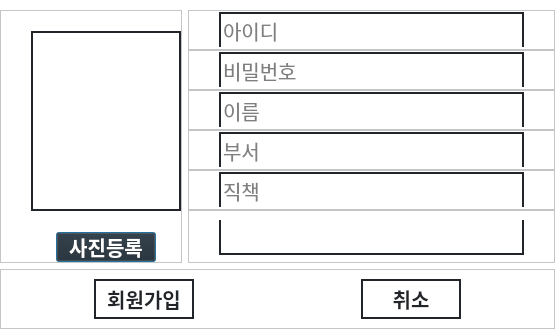
<?xml version="1.0" encoding="UTF-8"?>
<ui version="4.0">
 <class>Dialog</class>
 <widget class="QDialog" name="Dialog">
  <property name="geometry">
   <rect>
    <x>0</x>
    <y>0</y>
    <width>555</width>
    <height>329</height>
   </rect>
  </property>
  <property name="windowTitle">
   <string>Dialog</string>
  </property>
  <property name="styleSheet">
   <string notr="true">font-family: Pretendard;
background-color: rgb(255, 255, 255);</string>
  </property>
  <layout class="QVBoxLayout" name="verticalLayout_2">
   <property name="spacing">
    <number>6</number>
   </property>
   <property name="leftMargin">
    <number>0</number>
   </property>
   <property name="topMargin">
    <number>0</number>
   </property>
   <property name="rightMargin">
    <number>0</number>
   </property>
   <property name="bottomMargin">
    <number>0</number>
   </property>
   <item>
    <widget class="QWidget" name="widget_2" native="true">
     <layout class="QHBoxLayout" name="horizontalLayout_8">
      <property name="leftMargin">
       <number>0</number>
      </property>
      <property name="topMargin">
       <number>10</number>
      </property>
      <property name="rightMargin">
       <number>0</number>
      </property>
      <property name="bottomMargin">
       <number>0</number>
      </property>
      <item>
       <widget class="QFrame" name="frame">
        <property name="frameShape">
         <enum>QFrame::StyledPanel</enum>
        </property>
        <property name="frameShadow">
         <enum>QFrame::Raised</enum>
        </property>
        <layout class="QVBoxLayout" name="verticalLayout_4">
         <property name="spacing">
          <number>0</number>
         </property>
         <property name="leftMargin">
          <number>30</number>
         </property>
         <property name="topMargin">
          <number>0</number>
         </property>
         <property name="rightMargin">
          <number>0</number>
         </property>
         <property name="bottomMargin">
          <number>0</number>
         </property>
         <item alignment="Qt::AlignHCenter">
          <widget class="QFrame" name="verticalFrame">
           <property name="minimumSize">
            <size>
             <width>0</width>
             <height>0</height>
            </size>
           </property>
           <layout class="QVBoxLayout" name="verticalLayout_7">
            <property name="spacing">
             <number>20</number>
            </property>
            <property name="leftMargin">
             <number>0</number>
            </property>
            <property name="topMargin">
             <number>0</number>
            </property>
            <property name="rightMargin">
             <number>0</number>
            </property>
            <property name="bottomMargin">
             <number>0</number>
            </property>
            <item alignment="Qt::AlignHCenter|Qt::AlignVCenter">
             <widget class="QLabel" name="lb_profile_img">
              <property name="minimumSize">
               <size>
                <width>150</width>
                <height>180</height>
               </size>
              </property>
              <property name="styleSheet">
               <string notr="true">border: 2px solid #212529;</string>
              </property>
              <property name="text">
               <string/>
              </property>
             </widget>
            </item>
           </layout>
          </widget>
         </item>
         <item alignment="Qt::AlignHCenter">
          <widget class="QPushButton" name="pb_regist_img">
           <property name="sizePolicy">
            <sizepolicy hsizetype="Expanding" vsizetype="Minimum">
             <horstretch>0</horstretch>
             <verstretch>0</verstretch>
            </sizepolicy>
           </property>
           <property name="minimumSize">
            <size>
             <width>100</width>
             <height>30</height>
            </size>
           </property>
           <property name="maximumSize">
            <size>
             <width>16777215</width>
             <height>30</height>
            </size>
           </property>
           <property name="styleSheet">
            <string notr="true">background:  #212529;
    color: #ffffff;
    font-weight: 500;
 border-radius: 0.5rem;
    font-size: 20px;</string>
           </property>
           <property name="text">
            <string>사진등록</string>
           </property>
          </widget>
         </item>
        </layout>
       </widget>
      </item>
      <item>
       <widget class="QWidget" name="widget" native="true">
        <layout class="QVBoxLayout" name="verticalLayout">
         <property name="spacing">
          <number>0</number>
         </property>
         <property name="leftMargin">
          <number>0</number>
         </property>
         <property name="topMargin">
          <number>0</number>
         </property>
         <property name="rightMargin">
          <number>0</number>
         </property>
         <property name="bottomMargin">
          <number>0</number>
         </property>
         <item>
          <widget class="QFrame" name="frame_2">
           <property name="minimumSize">
            <size>
             <width>0</width>
             <height>40</height>
            </size>
           </property>
           <property name="frameShape">
            <enum>QFrame::StyledPanel</enum>
           </property>
           <property name="frameShadow">
            <enum>QFrame::Raised</enum>
           </property>
           <layout class="QVBoxLayout" name="verticalLayout_5">
            <property name="spacing">
             <number>0</number>
            </property>
            <property name="leftMargin">
             <number>30</number>
            </property>
            <property name="topMargin">
             <number>0</number>
            </property>
            <property name="rightMargin">
             <number>30</number>
            </property>
            <property name="bottomMargin">
             <number>0</number>
            </property>
            <item>
             <widget class="QLineEdit" name="le_id">
              <property name="minimumSize">
               <size>
                <width>0</width>
                <height>35</height>
               </size>
              </property>
              <property name="styleSheet">
               <string notr="true">QLineEdit{
border: none; 
border-top: 2px solid #212529;
border-left: 2px solid #212529;
border-right: 2px solid #212529;
background-color: transparent;
font-size: 20px;
}
</string>
              </property>
              <property name="text">
               <string/>
              </property>
              <property name="placeholderText">
               <string>아이디</string>
              </property>
             </widget>
            </item>
           </layout>
          </widget>
         </item>
         <item>
          <widget class="QFrame" name="frame_3">
           <property name="minimumSize">
            <size>
             <width>0</width>
             <height>40</height>
            </size>
           </property>
           <property name="frameShape">
            <enum>QFrame::StyledPanel</enum>
           </property>
           <property name="frameShadow">
            <enum>QFrame::Raised</enum>
           </property>
           <layout class="QVBoxLayout" name="verticalLayout_6">
            <property name="spacing">
             <number>0</number>
            </property>
            <property name="leftMargin">
             <number>30</number>
            </property>
            <property name="topMargin">
             <number>0</number>
            </property>
            <property name="rightMargin">
             <number>30</number>
            </property>
            <property name="bottomMargin">
             <number>0</number>
            </property>
            <item>
             <widget class="QLineEdit" name="le_pw">
              <property name="minimumSize">
               <size>
                <width>0</width>
                <height>35</height>
               </size>
              </property>
              <property name="styleSheet">
               <string notr="true">QLineEdit{
border: none; 
border-top: 2px solid #212529;
border-left: 2px solid #212529;
border-right: 2px solid #212529;
background-color: transparent;
font-size: 20px;
}
</string>
              </property>
              <property name="text">
               <string/>
              </property>
              <property name="placeholderText">
               <string>비밀번호</string>
              </property>
             </widget>
            </item>
           </layout>
          </widget>
         </item>
         <item>
          <widget class="QFrame" name="frame_5">
           <property name="minimumSize">
            <size>
             <width>0</width>
             <height>40</height>
            </size>
           </property>
           <property name="frameShape">
            <enum>QFrame::StyledPanel</enum>
           </property>
           <property name="frameShadow">
            <enum>QFrame::Raised</enum>
           </property>
           <layout class="QHBoxLayout" name="horizontalLayout">
            <property name="spacing">
             <number>0</number>
            </property>
            <property name="leftMargin">
             <number>30</number>
            </property>
            <property name="topMargin">
             <number>0</number>
            </property>
            <property name="rightMargin">
             <number>30</number>
            </property>
            <property name="bottomMargin">
             <number>0</number>
            </property>
            <item>
             <widget class="QLineEdit" name="le_name">
              <property name="minimumSize">
               <size>
                <width>0</width>
                <height>35</height>
               </size>
              </property>
              <property name="styleSheet">
               <string notr="true">QLineEdit{
border: none; 
border-top: 2px solid #212529;
border-left: 2px solid #212529;
border-right: 2px solid #212529;
background-color: transparent;
font-size: 20px;
}
</string>
              </property>
              <property name="text">
               <string/>
              </property>
              <property name="placeholderText">
               <string>이름</string>
              </property>
             </widget>
            </item>
           </layout>
          </widget>
         </item>
         <item>
          <widget class="QFrame" name="frame_7">
           <property name="minimumSize">
            <size>
             <width>0</width>
             <height>40</height>
            </size>
           </property>
           <property name="frameShape">
            <enum>QFrame::StyledPanel</enum>
           </property>
           <property name="frameShadow">
            <enum>QFrame::Raised</enum>
           </property>
           <layout class="QHBoxLayout" name="horizontalLayout_6">
            <property name="spacing">
             <number>0</number>
            </property>
            <property name="leftMargin">
             <number>30</number>
            </property>
            <property name="topMargin">
             <number>0</number>
            </property>
            <property name="rightMargin">
             <number>30</number>
            </property>
            <property name="bottomMargin">
             <number>0</number>
            </property>
            <item>
             <widget class="QLineEdit" name="le_depart">
              <property name="minimumSize">
               <size>
                <width>0</width>
                <height>35</height>
               </size>
              </property>
              <property name="styleSheet">
               <string notr="true">QLineEdit{
border: none; 
border-top: 2px solid #212529;
border-left: 2px solid #212529;
border-right: 2px solid #212529;
background-color: transparent;
font-size: 20px;
}
</string>
              </property>
              <property name="text">
               <string/>
              </property>
              <property name="placeholderText">
               <string>부서</string>
              </property>
             </widget>
            </item>
           </layout>
          </widget>
         </item>
         <item>
          <widget class="QFrame" name="frame_8">
           <property name="minimumSize">
            <size>
             <width>0</width>
             <height>40</height>
            </size>
           </property>
           <property name="frameShape">
            <enum>QFrame::StyledPanel</enum>
           </property>
           <property name="frameShadow">
            <enum>QFrame::Raised</enum>
           </property>
           <layout class="QHBoxLayout" name="horizontalLayout_7">
            <property name="spacing">
             <number>0</number>
            </property>
            <property name="leftMargin">
             <number>30</number>
            </property>
            <property name="topMargin">
             <number>0</number>
            </property>
            <property name="rightMargin">
             <number>30</number>
            </property>
            <property name="bottomMargin">
             <number>0</number>
            </property>
            <item>
             <widget class="QLineEdit" name="le_position">
              <property name="minimumSize">
               <size>
                <width>0</width>
                <height>35</height>
               </size>
              </property>
              <property name="styleSheet">
               <string notr="true">QLineEdit{
border: none; 
border-top: 2px solid #212529;
border-left: 2px solid #212529;
border-right: 2px solid #212529;
background-color: transparent;
font-size: 20px;
}
</string>
              </property>
              <property name="text">
               <string/>
              </property>
              <property name="placeholderText">
               <string>직책</string>
              </property>
             </widget>
            </item>
           </layout>
          </widget>
         </item>
         <item>
          <widget class="QFrame" name="frame_6">
           <property name="minimumSize">
            <size>
             <width>0</width>
             <height>45</height>
            </size>
           </property>
           <property name="maximumSize">
            <size>
             <width>16777215</width>
             <height>16777215</height>
            </size>
           </property>
           <property name="frameShape">
            <enum>QFrame::StyledPanel</enum>
           </property>
           <property name="frameShadow">
            <enum>QFrame::Raised</enum>
           </property>
           <layout class="QHBoxLayout" name="horizontalLayout_4">
            <property name="leftMargin">
             <number>30</number>
            </property>
            <property name="rightMargin">
             <number>30</number>
            </property>
            <item>
             <widget class="QListWidget" name="lw_msg">
              <property name="minimumSize">
               <size>
                <width>0</width>
                <height>35</height>
               </size>
              </property>
              <property name="styleSheet">
               <string notr="true">border-bottom: 2px solid #212529;
border-left: 2px solid #212529;
border-right: 2px solid #212529;
background-color: transparent;</string>
              </property>
              <property name="frameShape">
               <enum>QFrame::NoFrame</enum>
              </property>
              <property name="frameShadow">
               <enum>QFrame::Plain</enum>
              </property>
             </widget>
            </item>
           </layout>
          </widget>
         </item>
        </layout>
       </widget>
      </item>
     </layout>
    </widget>
   </item>
   <item>
    <widget class="QFrame" name="frame_4">
     <property name="frameShape">
      <enum>QFrame::StyledPanel</enum>
     </property>
     <property name="frameShadow">
      <enum>QFrame::Raised</enum>
     </property>
     <layout class="QHBoxLayout" name="horizontalLayout_2">
      <property name="spacing">
       <number>0</number>
      </property>
      <property name="leftMargin">
       <number>9</number>
      </property>
      <property name="topMargin">
       <number>9</number>
      </property>
      <property name="rightMargin">
       <number>9</number>
      </property>
      <property name="bottomMargin">
       <number>9</number>
      </property>
      <item alignment="Qt::AlignHCenter">
       <widget class="QPushButton" name="pb_join">
        <property name="minimumSize">
         <size>
          <width>100</width>
          <height>40</height>
         </size>
        </property>
        <property name="font">
         <font>
          <family>Pretendard</family>
          <pointsize>-1</pointsize>
          <bold>false</bold>
         </font>
        </property>
        <property name="styleSheet">
         <string notr="true">border: 2px solid #212529;
    background-color: #fff;
    color: #212529;
    font-weight: 500;
    font-size: 20px;
    border-top-left-radius: 0.3rem;
    border-top-right-radius: 0.3rem;

</string>
        </property>
        <property name="text">
         <string>회원가입</string>
        </property>
       </widget>
      </item>
      <item alignment="Qt::AlignHCenter">
       <widget class="QPushButton" name="pb_member">
        <property name="minimumSize">
         <size>
          <width>100</width>
          <height>40</height>
         </size>
        </property>
        <property name="font">
         <font>
          <family>Pretendard</family>
          <pointsize>-1</pointsize>
          <bold>false</bold>
         </font>
        </property>
        <property name="styleSheet">
         <string notr="true">border: 2px solid #212529;
    background-color: #fff;
    color: #212529;
    font-weight: 500;
    font-size: 20px;
    border-radius: 0.5rem;


</string>
        </property>
        <property name="text">
         <string>취소</string>
        </property>
       </widget>
      </item>
     </layout>
    </widget>
   </item>
  </layout>
 </widget>
 <resources/>
 <connections/>
</ui>
